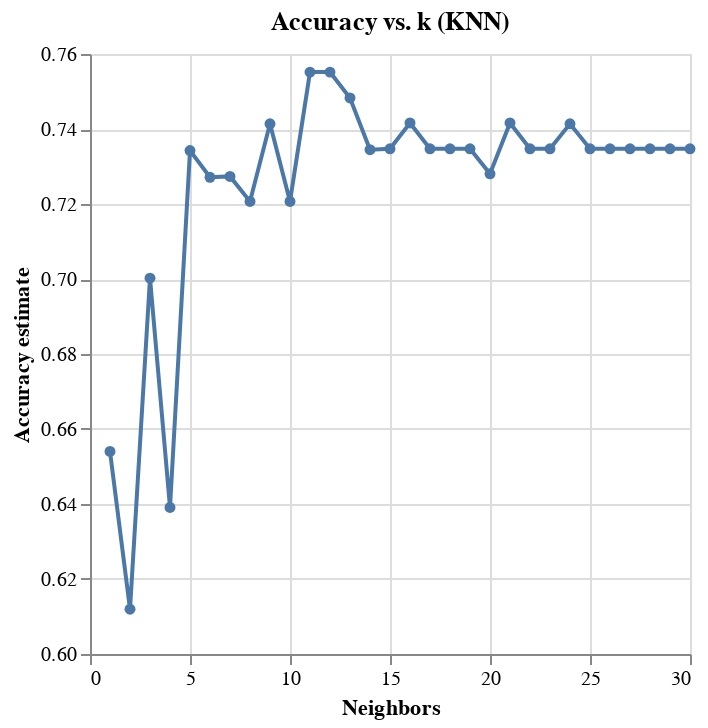

Write notebook code for a chart like this one.
### Code cell
# decide which number of neighbors is best by plotting the accuracy versus k
accuracy_vs_k = alt.Chart(accuracies_grid, title = "Accuracy vs. k (KNN)").mark_line(point=True).encode(
    x=alt.X("n_neighbors").title("Neighbors"),
    y=alt.Y("mean_test_score")
        .scale(zero=False)
        .title("Accuracy estimate")
)

accuracy_vs_k

### Figure 1 — Vega-Lite specification as saved in the notebook (floating-point values rounded to 4 significant figures)
{"config": {"view": {"continuousWidth": 300, "continuousHeight": 300}}, "data": {"name": "data-287d03a3e79db328c61b5c04cadc5d6c"}, "mark": {"type": "line", "point": true}, "encoding": {"x": {"field": "n_neighbors", "title": "Neighbors", "type": "quantitative"}, "y": {"field": "mean_test_score", "scale": {"zero": false}, "title": "Accuracy estimate", "type": "quantitative"}}, "title": "Accuracy vs. k (KNN)", "$schema": "https://vega.github.io/schema/vega-lite/v5.20.1.json", "datasets": {"data-287d03a3e79db328c61b5c04cadc5d6c": [{"n_neighbors": 1, "mean_test_score": 0.654, "sem_test_score": 0.04446}, {"n_neighbors": 2, "mean_test_score": 0.612, "sem_test_score": 0.02527}, {"n_neighbors": 3, "mean_test_score": 0.7002, "sem_test_score": 0.03127}, {"n_neighbors": 4, "mean_test_score": 0.6391, "sem_test_score": 0.02138}, {"n_neighbors": 5, "mean_test_score": 0.7343, "sem_test_score": 0.02124}, {"n_neighbors": 6, "mean_test_score": 0.7271, "sem_test_score": 0.02676}, {"n_neighbors": 7, "mean_test_score": 0.7274, "sem_test_score": 0.02274}, {"n_neighbors": 8, "mean_test_score": 0.7207, "sem_test_score": 0.01624}, {"n_neighbors": 9, "mean_test_score": 0.7414, "sem_test_score": 0.01261}, {"n_neighbors": 10, "mean_test_score": 0.7207, "sem_test_score": 0.01624}, {"n_neighbors": 11, "mean_test_score": 0.7552, "sem_test_score": 0.011}, {"n_neighbors": 12, "mean_test_score": 0.7552, "sem_test_score": 0.011}, {"n_neighbors": 13, "mean_test_score": 0.7483, "sem_test_score": 0.01223}, {"n_neighbors": 14, "mean_test_score": 0.7345, "sem_test_score": 0.01223}, {"n_neighbors": 15, "mean_test_score": 0.7347, "sem_test_score": 0.005653}, {"n_neighbors": 16, "mean_test_score": 0.7416, "sem_test_score": 0.006391}, {"n_neighbors": 17, "mean_test_score": 0.7347, "sem_test_score": 0.005653}, {"n_neighbors": 18, "mean_test_score": 0.7347, "sem_test_score": 0.005653}, {"n_neighbors": 19, "mean_test_score": 0.7347, "sem_test_score": 0.005653}, {"n_neighbors": 20, "mean_test_score": 0.728, "sem_test_score": 0.008438}, {"n_neighbors": 21, "mean_test_score": 0.7416, "sem_test_score": 0.01166}, {"n_neighbors": 22, "mean_test_score": 0.7347, "sem_test_score": 0.005653}, {"n_neighbors": 23, "mean_test_score": 0.7347, "sem_test_score": 0.005653}, {"n_neighbors": 24, "mean_test_score": 0.7414, "sem_test_score": 0.00799}, {"n_neighbors": 25, "mean_test_score": 0.7347, "sem_test_score": 0.005653}, {"n_neighbors": 26, "mean_test_score": 0.7347, "sem_test_score": 0.005653}, {"n_neighbors": 27, "mean_test_score": 0.7347, "sem_test_score": 0.005653}, {"n_neighbors": 28, "mean_test_score": 0.7347, "sem_test_score": 0.005653}, {"n_neighbors": 29, "mean_test_score": 0.7347, "sem_test_score": 0.005653}, {"n_neighbors": 30, "mean_test_score": 0.7347, "sem_test_score": 0.005653}]}}
